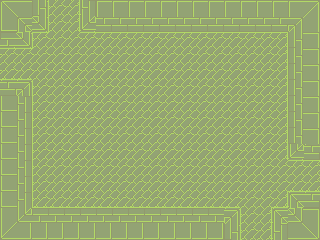

A 2D game scene composited from a Tiled map and its tileset images. What follows is a short description and the map's XML, with every tile layer's data as written:
An orthogonal 20x15 tile map with 16x16 px tiles, 1 tile layer (background), 3 tilesets and 12 objects.

<map version="1.0" orientation="orthogonal" renderorder="right-down" width="20" height="15" tilewidth="16" tileheight="16" nextobjectid="23">
 <tileset firstgid="1" name="tileset_1" tilewidth="16" tileheight="16" tilecount="49" columns="7">
  <image source="tileset_2.png" width="112" height="112" />
 </tileset>
 <tileset firstgid="50" name="player" tilewidth="32" tileheight="32" tilecount="1" columns="1">
  <image source="../../img/player_stand.png" width="32" height="36" />
 </tileset>
 <tileset firstgid="51" name="scarab" tilewidth="64" tileheight="32" tilecount="1" columns="1">
  <image source="../../img/scarab.png" width="64" height="32" />
 </tileset>
 <layer name="background" width="20" height="15">
  <data encoding="csv">
1,2,27,24,26,23,3,3,3,3,3,3,3,3,3,3,4,5,6,7,
8,9,41,24,26,37,10,10,10,10,10,10,10,10,10,10,11,12,13,14,
39,41,17,25,25,18,18,18,18,18,18,18,18,18,18,18,18,19,20,21,
18,18,25,25,25,25,25,25,25,25,25,25,25,25,25,25,25,26,20,21,
32,32,25,25,25,25,25,25,25,25,25,25,25,25,25,25,25,26,20,21,
11,13,24,25,25,25,25,25,25,25,25,25,25,25,25,25,25,26,20,21,
29,30,24,25,25,25,25,25,25,25,25,25,25,25,25,25,25,26,20,21,
29,30,24,25,25,25,25,25,25,25,25,25,25,25,25,25,25,26,20,21,
29,30,24,25,25,25,25,25,25,25,25,25,25,25,25,25,25,26,20,21,
29,30,24,25,25,25,25,25,25,25,25,25,25,25,25,25,25,26,37,11,
29,30,24,25,25,25,25,25,25,25,25,25,25,25,25,25,25,25,18,18,
29,30,24,25,25,25,25,25,25,25,25,25,25,25,25,25,25,25,32,32,
29,30,31,32,32,32,32,32,32,32,32,32,32,32,32,25,25,33,9,11,
36,37,38,39,38,39,40,40,40,40,40,40,40,40,13,24,26,9,41,42,
43,44,45,46,45,46,47,47,47,47,47,47,47,47,27,24,26,16,48,49
</data>
 </layer>
 <objectgroup name="enemies">
  <object id="10" gid="51" x="192" y="80" width="64" height="32" />
  <object id="11" gid="51" x="64" y="208" width="64" height="32" />
  <object id="13" gid="51" x="32" y="112" width="64" height="32" />
  <object id="22" x="80" y="-32" />
 </objectgroup>
 <objectgroup name="solids">
  <object id="14" x="0" y="0" width="32" height="48" />
  <object id="15" x="32" y="0" width="16" height="32" />
  <object id="16" x="80" y="0" width="240" height="32" />
  <object id="17" x="288" y="32" width="32" height="128" />
  <object id="18" x="288" y="192" width="32" height="48" />
  <object id="19" x="272" y="208" width="16" height="32" />
  <object id="20" x="0" y="208" width="240" height="32" />
  <object id="21" x="0" y="80" width="32" height="128" />
 </objectgroup>
 <objectgroup name="player" />
</map>
